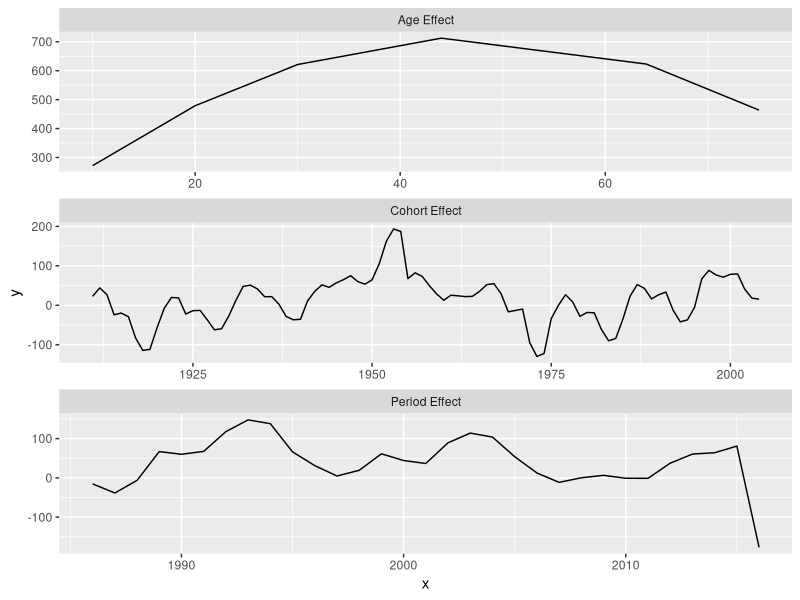
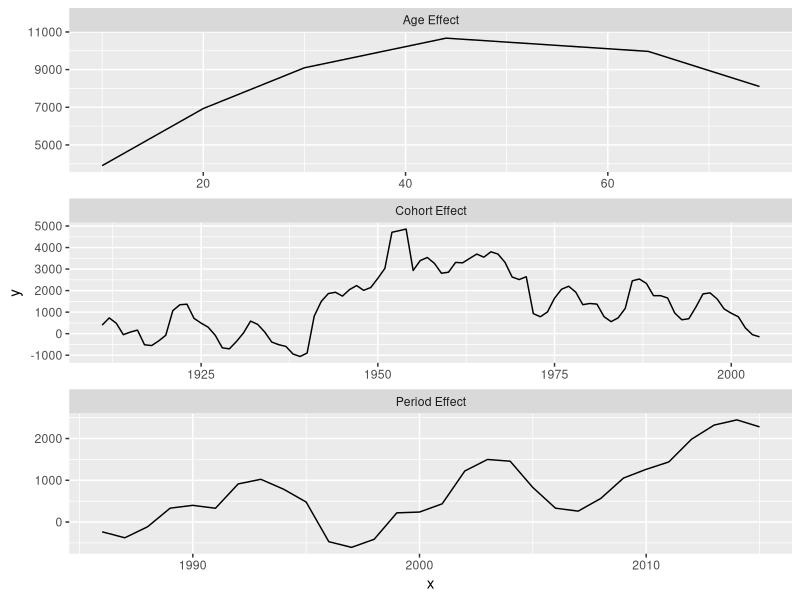

Reproduce these figures in R, in order.
## ---- chunk 1
knitr::opts_chunk$set(echo = TRUE)
options(scipen = 9999)
rm(list = ls())
## ---- chunk 2
library(broom)
library(tidyverse)
## ---- chunk 3
# load data
suicides <- read_csv("data/suicides.csv")

# quick check
glimpse(suicides)
## ---- chunk 4
# readjust apc variable
suicides <- suicides %>%
  mutate(age_squared = age ^ 2) %>% 
  mutate_at(vars(period, cohort), funs(as.factor(.))) %>% 
  select(suicides, age, age_squared, period, cohort, everything())

suicides
## ---- chunk 5
apc_lm <- lm(suicides ~ age + age_squared + period + cohort, suicides)

summary(apc_lm)
## ---- chunk 6
apc_tidy <- tidy(apc_lm)

apc_tidy
## ---- chunk 7
pc_tidy <- apc_tidy %>%
  mutate(
    key = str_replace_all(term, "[:digit:]", ""), 
    value = str_replace_all(term, "[:alpha:]", "") %>% as.numeric() 
  ) %>% # seperate digit number and alphabet of term 
  select(key, value, estimate) %>% 
  filter(key == "period" | key == "cohort") %>% 
  spread(key, value)

pc_tidy
## ---- chunk 8
age_coef <- apc_tidy %>% 
  filter(term == "age") %>% 
  pull(estimate)

age_squared_coef <- apc_tidy %>% 
  filter(term == "age_squared") %>% 
  pull(estimate)

period_coef <- pc_tidy %>% 
  select(x = period, y = estimate) %>% 
  drop_na()

cohort_coef <- pc_tidy %>% 
  select(x = cohort, y = estimate) %>% 
  drop_na()
## ---- chunk 9
apc_all <- suicides %>%
  mutate(age_effect = (age * age_coef) + (age_squared * age_squared_coef)) %>% 
  select(x = age, y = age_effect) %>% 
  distinct() %>% 
  mutate(group = "Age Effect") %>% 
  bind_rows(mutate(period_coef, group = "Period Effect")) %>% 
  bind_rows(mutate(cohort_coef, group = "Cohort Effect")) %>% 
  select(group, x, y) %>% 
  arrange(x)

apc_all
## ---- chunk 10
ggplot(apc_all, aes(x, y)) +
  geom_line() +
  facet_wrap(~ group, scales = "free", ncol = 1)
## ---- chunk 11
suicides_male_us <- suicides %>% 
  filter(
    sex == "male",
    country == "United States"
  )

suicides_male_us
## ---- chunk 12
apc_lm <- lm(suicides ~ age + age_squared + period + cohort, suicides_male_us)

summary(apc_lm)
## ---- chunk 13
apc_tidy <- tidy(apc_lm)

pc_tidy <- apc_tidy %>%
  mutate(
    key = str_replace_all(term, "[:digit:]", ""), 
    value = str_replace_all(term, "[:alpha:]", "") %>% as.numeric() 
  ) %>% # seperate digit number and alphabet of term 
  select(key, value, estimate) %>% 
  filter(key == "period" | key == "cohort") %>% 
  spread(key, value)

age_coef <- apc_tidy %>% 
  filter(term == "age") %>% 
  pull(estimate)

age_squared_coef <- apc_tidy %>% 
  filter(term == "age_squared") %>% 
  pull(estimate)

period_coef <- pc_tidy %>% 
  select(x = period, y = estimate) %>% 
  drop_na()

cohort_coef <- pc_tidy %>% 
  select(x = cohort, y = estimate) %>% 
  drop_na()
## ---- chunk 14
apc_all_male_us <- suicides_male_us %>%
  mutate(age_effect = (age * age_coef) + (age_squared * age_squared_coef)) %>% 
  select(x = age, y = age_effect) %>% 
  distinct() %>% 
  mutate(group = "Age Effect") %>% 
  bind_rows(mutate(period_coef, group = "Period Effect")) %>% 
  bind_rows(mutate(cohort_coef, group = "Cohort Effect")) %>% 
  select(group, x, y) %>% 
  arrange(x)

apc_all_male_us
## ---- chunk 15
ggplot(apc_all_male_us, aes(x, y)) +
  geom_line() +
  facet_wrap(~ group, scales = "free", ncol = 1)
